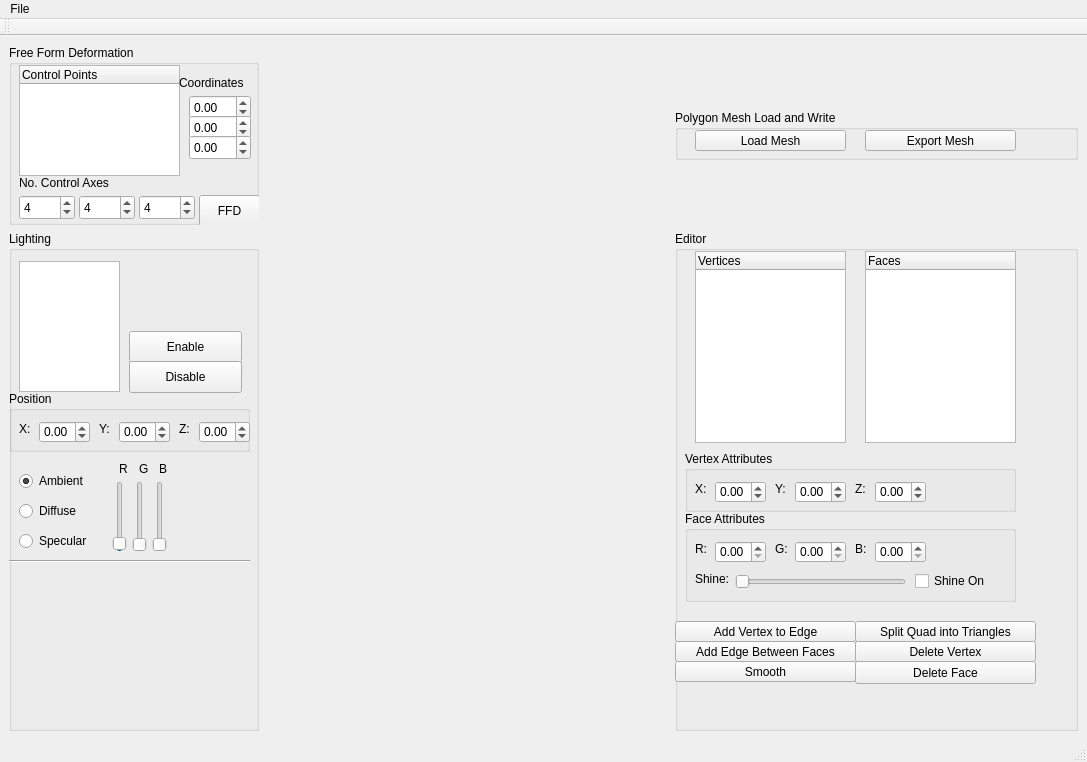
 <widget class="QMainWindow" name="OpenGLTestClass">
  <property name="geometry">
   <rect>
    <x>0</x>
    <y>0</y>
    <width>1087</width>
    <height>762</height>
   </rect>
  </property>
  <property name="windowTitle">
   <string>OpenGLTest</string>
  </property>
  <widget class="QWidget" name="centralWidget">
   <layout class="QGridLayout" name="gridLayout">
    <item row="0" column="1" rowspan="2">
     <widget class="MyGLWidget" name="widget" native="true"/>
    </item>
    <item row="1" column="0">
     <widget class="QGroupBox" name="groupBox_4">
      <property name="sizePolicy">
       <sizepolicy hsizetype="Fixed" vsizetype="Preferred">
        <horstretch>0</horstretch>
        <verstretch>0</verstretch>
       </sizepolicy>
      </property>
      <property name="minimumSize">
       <size>
        <width>250</width>
        <height>200</height>
       </size>
      </property>
      <property name="title">
       <string>Lighting</string>
      </property>
      <widget class="LightsListWidget" name="listWidget">
       <property name="geometry">
        <rect>
         <x>10</x>
         <y>30</y>
         <width>101</width>
         <height>131</height>
        </rect>
       </property>
      </widget>
      <widget class="QPushButton" name="pushButton_2">
       <property name="geometry">
        <rect>
         <x>120</x>
         <y>100</y>
         <width>113</width>
         <height>32</height>
        </rect>
       </property>
       <property name="text">
        <string>Enable</string>
       </property>
      </widget>
      <widget class="QPushButton" name="pushButton_3">
       <property name="geometry">
        <rect>
         <x>120</x>
         <y>130</y>
         <width>113</width>
         <height>32</height>
        </rect>
       </property>
       <property name="text">
        <string>Disable</string>
       </property>
      </widget>
      <widget class="QGroupBox" name="groupBox_5">
       <property name="geometry">
        <rect>
         <x>0</x>
         <y>160</y>
         <width>241</width>
         <height>61</height>
        </rect>
       </property>
       <property name="title">
        <string>Position</string>
       </property>
       <widget class="QLabel" name="X_label_2">
        <property name="geometry">
         <rect>
          <x>10</x>
          <y>30</y>
          <width>16</width>
          <height>16</height>
         </rect>
        </property>
        <property name="text">
         <string>X:</string>
        </property>
       </widget>
       <widget class="QDoubleSpinBox" name="doubleSpinBox_X_2">
        <property name="geometry">
         <rect>
          <x>30</x>
          <y>30</y>
          <width>51</width>
          <height>22</height>
         </rect>
        </property>
        <property name="minimum">
         <double>-10.000000000000000</double>
        </property>
        <property name="maximum">
         <double>10.000000000000000</double>
        </property>
        <property name="singleStep">
         <double>0.100000000000000</double>
        </property>
       </widget>
       <widget class="QLabel" name="Y_label_2">
        <property name="geometry">
         <rect>
          <x>90</x>
          <y>30</y>
          <width>16</width>
          <height>16</height>
         </rect>
        </property>
        <property name="text">
         <string>Y:</string>
        </property>
       </widget>
       <widget class="QDoubleSpinBox" name="doubleSpinBox_Y_2">
        <property name="geometry">
         <rect>
          <x>110</x>
          <y>30</y>
          <width>51</width>
          <height>22</height>
         </rect>
        </property>
        <property name="minimum">
         <double>-10.000000000000000</double>
        </property>
        <property name="maximum">
         <double>10.000000000000000</double>
        </property>
        <property name="singleStep">
         <double>0.100000000000000</double>
        </property>
       </widget>
       <widget class="QLabel" name="Z_label_2">
        <property name="geometry">
         <rect>
          <x>170</x>
          <y>30</y>
          <width>16</width>
          <height>16</height>
         </rect>
        </property>
        <property name="text">
         <string>Z:</string>
        </property>
       </widget>
       <widget class="QDoubleSpinBox" name="doubleSpinBox_Z_2">
        <property name="geometry">
         <rect>
          <x>190</x>
          <y>30</y>
          <width>51</width>
          <height>22</height>
         </rect>
        </property>
        <property name="minimum">
         <double>-10.000000000000000</double>
        </property>
        <property name="maximum">
         <double>10.000000000000000</double>
        </property>
        <property name="singleStep">
         <double>0.100000000000000</double>
        </property>
       </widget>
      </widget>
      <widget class="QRadioButton" name="radioButton">
       <property name="geometry">
        <rect>
         <x>10</x>
         <y>240</y>
         <width>101</width>
         <height>20</height>
        </rect>
       </property>
       <property name="text">
        <string>Ambient</string>
       </property>
       <property name="checked">
        <bool>true</bool>
       </property>
      </widget>
      <widget class="QRadioButton" name="radioButton_2">
       <property name="geometry">
        <rect>
         <x>10</x>
         <y>270</y>
         <width>101</width>
         <height>20</height>
        </rect>
       </property>
       <property name="text">
        <string>Diffuse</string>
       </property>
      </widget>
      <widget class="QRadioButton" name="radioButton_3">
       <property name="geometry">
        <rect>
         <x>10</x>
         <y>300</y>
         <width>101</width>
         <height>20</height>
        </rect>
       </property>
       <property name="text">
        <string>Specular</string>
       </property>
      </widget>
      <widget class="QSlider" name="verticalSlider">
       <property name="geometry">
        <rect>
         <x>100</x>
         <y>250</y>
         <width>22</width>
         <height>71</height>
        </rect>
       </property>
       <property name="maximum">
        <number>100</number>
       </property>
       <property name="singleStep">
        <number>1</number>
       </property>
       <property name="value">
        <number>1</number>
       </property>
       <property name="tracking">
        <bool>true</bool>
       </property>
       <property name="orientation">
        <enum>Qt::Vertical</enum>
       </property>
       <property name="invertedAppearance">
        <bool>false</bool>
       </property>
       <property name="invertedControls">
        <bool>false</bool>
       </property>
      </widget>
      <widget class="QLabel" name="label">
       <property name="geometry">
        <rect>
         <x>110</x>
         <y>230</y>
         <width>16</width>
         <height>16</height>
        </rect>
       </property>
       <property name="text">
        <string>R</string>
       </property>
      </widget>
      <widget class="QSlider" name="verticalSlider_2">
       <property name="geometry">
        <rect>
         <x>120</x>
         <y>250</y>
         <width>22</width>
         <height>71</height>
        </rect>
       </property>
       <property name="maximum">
        <number>100</number>
       </property>
       <property name="orientation">
        <enum>Qt::Vertical</enum>
       </property>
      </widget>
      <widget class="QSlider" name="verticalSlider_3">
       <property name="geometry">
        <rect>
         <x>140</x>
         <y>250</y>
         <width>22</width>
         <height>71</height>
        </rect>
       </property>
       <property name="maximum">
        <number>100</number>
       </property>
       <property name="orientation">
        <enum>Qt::Vertical</enum>
       </property>
      </widget>
      <widget class="QLabel" name="label_2">
       <property name="geometry">
        <rect>
         <x>130</x>
         <y>230</y>
         <width>16</width>
         <height>16</height>
        </rect>
       </property>
       <property name="text">
        <string>G</string>
       </property>
      </widget>
      <widget class="QLabel" name="label_3">
       <property name="geometry">
        <rect>
         <x>150</x>
         <y>230</y>
         <width>16</width>
         <height>16</height>
        </rect>
       </property>
       <property name="text">
        <string>B</string>
       </property>
      </widget>
      <widget class="Line" name="line">
       <property name="geometry">
        <rect>
         <x>0</x>
         <y>320</y>
         <width>241</width>
         <height>20</height>
        </rect>
       </property>
       <property name="orientation">
        <enum>Qt::Horizontal</enum>
       </property>
      </widget>
     </widget>
    </item>
    <item row="0" column="0">
     <widget class="QGroupBox" name="groupBox_7">
      <property name="minimumSize">
       <size>
        <width>0</width>
        <height>180</height>
       </size>
      </property>
      <property name="title">
       <string>Free Form Deformation</string>
      </property>
      <widget class="ControlPointTreeWidget" name="treeWidget_ControlPoints">
       <property name="geometry">
        <rect>
         <x>10</x>
         <y>20</y>
         <width>161</width>
         <height>111</height>
        </rect>
       </property>
       <column>
        <property name="text">
         <string>Control Points</string>
        </property>
       </column>
      </widget>
      <widget class="QPushButton" name="pushButton">
       <property name="geometry">
        <rect>
         <x>190</x>
         <y>150</y>
         <width>61</width>
         <height>32</height>
        </rect>
       </property>
       <property name="text">
        <string>FFD</string>
       </property>
      </widget>
      <widget class="QDoubleSpinBox" name="doubleSpinBox_X_3">
       <property name="geometry">
        <rect>
         <x>180</x>
         <y>50</y>
         <width>62</width>
         <height>25</height>
        </rect>
       </property>
       <property name="minimum">
        <double>-99.989999999999995</double>
       </property>
       <property name="singleStep">
        <double>0.100000000000000</double>
       </property>
      </widget>
      <widget class="QDoubleSpinBox" name="doubleSpinBox_Y_3">
       <property name="geometry">
        <rect>
         <x>180</x>
         <y>70</y>
         <width>62</width>
         <height>25</height>
        </rect>
       </property>
       <property name="minimum">
        <double>-99.989999999999995</double>
       </property>
       <property name="singleStep">
        <double>0.100000000000000</double>
       </property>
      </widget>
      <widget class="QDoubleSpinBox" name="doubleSpinBox_Z_3">
       <property name="geometry">
        <rect>
         <x>180</x>
         <y>90</y>
         <width>62</width>
         <height>25</height>
        </rect>
       </property>
       <property name="minimum">
        <double>-99.989999999999995</double>
       </property>
       <property name="singleStep">
        <double>0.100000000000000</double>
       </property>
      </widget>
      <widget class="QSpinBox" name="spinBox">
       <property name="geometry">
        <rect>
         <x>10</x>
         <y>150</y>
         <width>56</width>
         <height>25</height>
        </rect>
       </property>
       <property name="minimum">
        <number>2</number>
       </property>
       <property name="maximum">
        <number>99</number>
       </property>
       <property name="value">
        <number>4</number>
       </property>
      </widget>
      <widget class="QSpinBox" name="spinBox_2">
       <property name="geometry">
        <rect>
         <x>70</x>
         <y>150</y>
         <width>56</width>
         <height>25</height>
        </rect>
       </property>
       <property name="minimum">
        <number>2</number>
       </property>
       <property name="value">
        <number>4</number>
       </property>
      </widget>
      <widget class="QSpinBox" name="spinBox_3">
       <property name="geometry">
        <rect>
         <x>130</x>
         <y>150</y>
         <width>56</width>
         <height>25</height>
        </rect>
       </property>
       <property name="minimum">
        <number>2</number>
       </property>
       <property name="value">
        <number>4</number>
       </property>
      </widget>
      <widget class="QLabel" name="label_5">
       <property name="geometry">
        <rect>
         <x>170</x>
         <y>30</y>
         <width>81</width>
         <height>16</height>
        </rect>
       </property>
       <property name="text">
        <string>Coordinates</string>
       </property>
      </widget>
      <widget class="QLabel" name="label_6">
       <property name="geometry">
        <rect>
         <x>10</x>
         <y>130</y>
         <width>111</width>
         <height>16</height>
        </rect>
       </property>
       <property name="text">
        <string>No. Control Axes</string>
       </property>
      </widget>
     </widget>
    </item>
    <item row="0" column="2">
     <widget class="QGroupBox" name="groupBox_6">
      <property name="minimumSize">
       <size>
        <width>0</width>
        <height>0</height>
       </size>
      </property>
      <property name="maximumSize">
       <size>
        <width>16777215</width>
        <height>50</height>
       </size>
      </property>
      <property name="title">
       <string>Polygon Mesh Load and Write</string>
      </property>
      <widget class="MyLoadButton" name="LoadButton">
       <property name="geometry">
        <rect>
         <x>20</x>
         <y>20</y>
         <width>151</width>
         <height>21</height>
        </rect>
       </property>
       <property name="text">
        <string>Load Mesh</string>
       </property>
      </widget>
      <widget class="MyExportButton" name="ExportButton">
       <property name="geometry">
        <rect>
         <x>190</x>
         <y>20</y>
         <width>151</width>
         <height>21</height>
        </rect>
       </property>
       <property name="text">
        <string>Export Mesh</string>
       </property>
      </widget>
     </widget>
    </item>
    <item row="1" column="2">
     <widget class="QGroupBox" name="groupBox">
      <property name="title">
       <string>Editor</string>
      </property>
      <widget class="VertexTreeWidget" name="treeWidget_Vertices">
       <property name="geometry">
        <rect>
         <x>20</x>
         <y>20</y>
         <width>151</width>
         <height>192</height>
        </rect>
       </property>
       <property name="selectionMode">
        <enum>QAbstractItemView::ExtendedSelection</enum>
       </property>
       <column>
        <property name="text">
         <string>Vertices</string>
        </property>
       </column>
      </widget>
      <widget class="FaceTreeWidget" name="treeWidget_Faces">
       <property name="geometry">
        <rect>
         <x>190</x>
         <y>20</y>
         <width>151</width>
         <height>192</height>
        </rect>
       </property>
       <property name="selectionMode">
        <enum>QAbstractItemView::ExtendedSelection</enum>
       </property>
       <column>
        <property name="text">
         <string>Faces</string>
        </property>
       </column>
      </widget>
      <widget class="QPushButton" name="AddVertexToEdge">
       <property name="geometry">
        <rect>
         <x>0</x>
         <y>390</y>
         <width>181</width>
         <height>21</height>
        </rect>
       </property>
       <property name="text">
        <string>Add Vertex to Edge</string>
       </property>
      </widget>
      <widget class="QPushButton" name="SplitQuadToTriangles">
       <property name="geometry">
        <rect>
         <x>180</x>
         <y>390</y>
         <width>181</width>
         <height>21</height>
        </rect>
       </property>
       <property name="text">
        <string>Split Quad into Triangles</string>
       </property>
      </widget>
      <widget class="QPushButton" name="AddEdgeToFaces">
       <property name="geometry">
        <rect>
         <x>0</x>
         <y>410</y>
         <width>181</width>
         <height>21</height>
        </rect>
       </property>
       <property name="text">
        <string>Add Edge Between Faces</string>
       </property>
      </widget>
      <widget class="QPushButton" name="DeleteVertex">
       <property name="geometry">
        <rect>
         <x>180</x>
         <y>410</y>
         <width>181</width>
         <height>21</height>
        </rect>
       </property>
       <property name="text">
        <string>Delete Vertex</string>
       </property>
      </widget>
      <widget class="QGroupBox" name="groupBox_2">
       <property name="geometry">
        <rect>
         <x>10</x>
         <y>220</y>
         <width>331</width>
         <height>61</height>
        </rect>
       </property>
       <property name="title">
        <string>Vertex Attributes</string>
       </property>
       <widget class="QLabel" name="X_label">
        <property name="geometry">
         <rect>
          <x>10</x>
          <y>30</y>
          <width>16</width>
          <height>16</height>
         </rect>
        </property>
        <property name="text">
         <string>X:</string>
        </property>
       </widget>
       <widget class="QDoubleSpinBox" name="doubleSpinBox_X">
        <property name="geometry">
         <rect>
          <x>30</x>
          <y>30</y>
          <width>51</width>
          <height>22</height>
         </rect>
        </property>
        <property name="minimum">
         <double>-99.000000000000000</double>
        </property>
        <property name="singleStep">
         <double>0.100000000000000</double>
        </property>
       </widget>
       <widget class="QLabel" name="Y_label">
        <property name="geometry">
         <rect>
          <x>90</x>
          <y>30</y>
          <width>16</width>
          <height>16</height>
         </rect>
        </property>
        <property name="text">
         <string>Y:</string>
        </property>
       </widget>
       <widget class="QDoubleSpinBox" name="doubleSpinBox_Y">
        <property name="geometry">
         <rect>
          <x>110</x>
          <y>30</y>
          <width>51</width>
          <height>22</height>
         </rect>
        </property>
        <property name="minimum">
         <double>-99.000000000000000</double>
        </property>
        <property name="singleStep">
         <double>0.100000000000000</double>
        </property>
       </widget>
       <widget class="QLabel" name="Z_label">
        <property name="geometry">
         <rect>
          <x>170</x>
          <y>30</y>
          <width>16</width>
          <height>16</height>
         </rect>
        </property>
        <property name="text">
         <string>Z:</string>
        </property>
       </widget>
       <widget class="QDoubleSpinBox" name="doubleSpinBox_Z">
        <property name="geometry">
         <rect>
          <x>190</x>
          <y>30</y>
          <width>51</width>
          <height>22</height>
         </rect>
        </property>
        <property name="minimum">
         <double>-99.000000000000000</double>
        </property>
        <property name="singleStep">
         <double>0.100000000000000</double>
        </property>
       </widget>
      </widget>
      <widget class="QGroupBox" name="groupBox_3">
       <property name="geometry">
        <rect>
         <x>10</x>
         <y>280</y>
         <width>331</width>
         <height>91</height>
        </rect>
       </property>
       <property name="title">
        <string>Face Attributes</string>
       </property>
       <widget class="QLabel" name="R_label">
        <property name="geometry">
         <rect>
          <x>10</x>
          <y>30</y>
          <width>16</width>
          <height>16</height>
         </rect>
        </property>
        <property name="text">
         <string>R:</string>
        </property>
       </widget>
       <widget class="QDoubleSpinBox" name="doubleSpinBox_R">
        <property name="geometry">
         <rect>
          <x>30</x>
          <y>30</y>
          <width>51</width>
          <height>22</height>
         </rect>
        </property>
        <property name="maximum">
         <double>1.000000000000000</double>
        </property>
        <property name="singleStep">
         <double>0.050000000000000</double>
        </property>
       </widget>
       <widget class="QLabel" name="G_label">
        <property name="geometry">
         <rect>
          <x>90</x>
          <y>30</y>
          <width>16</width>
          <height>16</height>
         </rect>
        </property>
        <property name="text">
         <string>G:</string>
        </property>
       </widget>
       <widget class="QDoubleSpinBox" name="doubleSpinBox_G">
        <property name="geometry">
         <rect>
          <x>110</x>
          <y>30</y>
          <width>51</width>
          <height>22</height>
         </rect>
        </property>
        <property name="maximum">
         <double>1.000000000000000</double>
        </property>
        <property name="singleStep">
         <double>0.050000000000000</double>
        </property>
       </widget>
       <widget class="QLabel" name="B_label">
        <property name="geometry">
         <rect>
          <x>170</x>
          <y>30</y>
          <width>16</width>
          <height>16</height>
         </rect>
        </property>
        <property name="text">
         <string>B:</string>
        </property>
       </widget>
       <widget class="QDoubleSpinBox" name="doubleSpinBox_B">
        <property name="geometry">
         <rect>
          <x>190</x>
          <y>30</y>
          <width>51</width>
          <height>22</height>
         </rect>
        </property>
        <property name="maximum">
         <double>1.000000000000000</double>
        </property>
        <property name="singleStep">
         <double>0.050000000000000</double>
        </property>
       </widget>
       <widget class="QSlider" name="horizontalSlider">
        <property name="geometry">
         <rect>
          <x>50</x>
          <y>60</y>
          <width>171</width>
          <height>22</height>
         </rect>
        </property>
        <property name="maximum">
         <number>128</number>
        </property>
        <property name="singleStep">
         <number>5</number>
        </property>
        <property name="tracking">
         <bool>true</bool>
        </property>
        <property name="orientation">
         <enum>Qt::Horizontal</enum>
        </property>
       </widget>
       <widget class="QLabel" name="label_4">
        <property name="geometry">
         <rect>
          <x>10</x>
          <y>60</y>
          <width>61</width>
          <height>16</height>
         </rect>
        </property>
        <property name="text">
         <string>Shine:</string>
        </property>
       </widget>
       <widget class="QCheckBox" name="checkBox">
        <property name="geometry">
         <rect>
          <x>230</x>
          <y>60</y>
          <width>87</width>
          <height>20</height>
         </rect>
        </property>
        <property name="text">
         <string>Shine On</string>
        </property>
       </widget>
      </widget>
      <widget class="QPushButton" name="Smooth">
       <property name="geometry">
        <rect>
         <x>0</x>
         <y>430</y>
         <width>181</width>
         <height>21</height>
        </rect>
       </property>
       <property name="text">
        <string>Smooth</string>
       </property>
      </widget>
      <widget class="QPushButton" name="DeleteFace">
       <property name="geometry">
        <rect>
         <x>180</x>
         <y>430</y>
         <width>181</width>
         <height>23</height>
        </rect>
       </property>
       <property name="text">
        <string>Delete Face</string>
       </property>
      </widget>
     </widget>
    </item>
   </layout>
  </widget>
  <widget class="MyMenu" name="menuBar">
   <property name="geometry">
    <rect>
     <x>0</x>
     <y>0</y>
     <width>1087</width>
     <height>21</height>
    </rect>
   </property>
   <widget class="QMenu" name="menuFile">
    <property name="title">
     <string>File</string>
    </property>
    <addaction name="actionLoad_File"/>
   </widget>
   <addaction name="menuFile"/>
  </widget>
  <widget class="QToolBar" name="mainToolBar">
   <attribute name="toolBarArea">
    <enum>TopToolBarArea</enum>
   </attribute>
   <attribute name="toolBarBreak">
    <bool>false</bool>
   </attribute>
  </widget>
  <widget class="QStatusBar" name="statusBar"/>
  <action name="actionLoad_File">
   <property name="text">
    <string>Load File</string>
   </property>
  </action>
 </widget>
